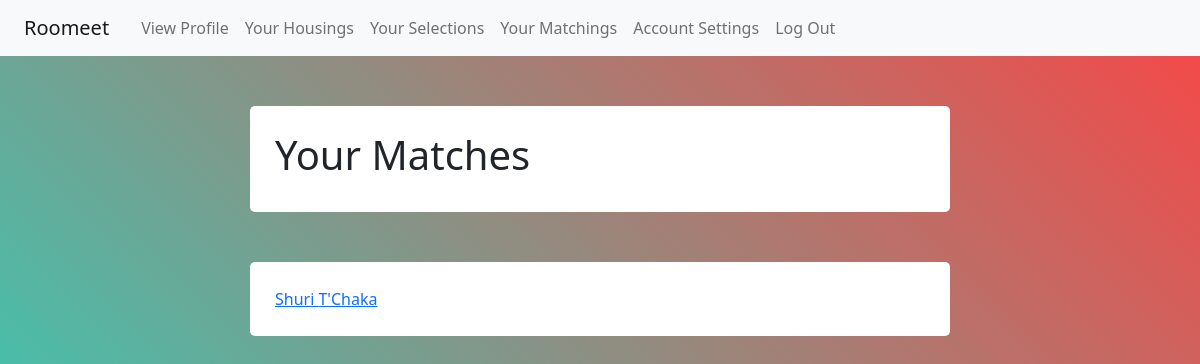
/matches (signed in), run on an earlier commit of the app's database.
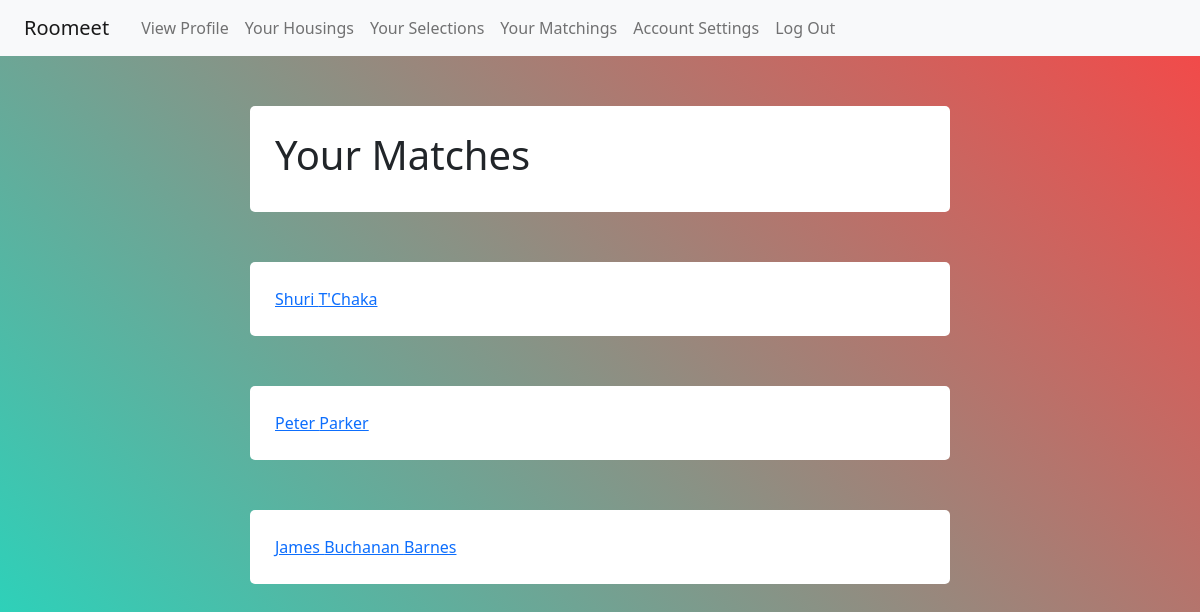
And on a later commit of the database.
### tables this page shows
CREATE TABLE profile (
  user_id INTEGER NOT NULL,

  first_name TEXT NOT NULL,
  middle_name TEXT, 
  last_name TEXT NOT NULL,

  photo BLOB NOT NULL, 

  dob TEXT NOT NULL,

  occupation TEXT NOT NULL,
  description TEXT,

  gender TEXT NOT NULL,
  genderPref TEXT NOT NULL,

  ageMin INTEGER NOT NULL,
  ageMax INTEGER NOT NULL,

  priceMin INTEGER NOT NULL, 
  priceMax INTEGER NOT NULL,

  pets TEXT NOT NULL,

  city TEXT NOT NULL,
  state TEXT NOT NULL,
  zipcode INTEGER NOT NULL,

  looking TEXT NOT NULL, 

  FOREIGN KEY (user_id) REFERENCES user (id)
);

### flaskr/algorithm.py (the view)
@bp.route('/matches')
def matches():
    user_id = session.get('user_id')
    m = get_db().execute(
        'SELECT match_id FROM matchpairing WHERE user_id = ?', (user_id,)
    ).fetchall()
    profile_ids = []
    profiles = []
    for match in m:
        for i in match:
            profile_ids.append(i)
    for i in profile_ids:
        p = get_db().execute(
            'SELECT match_id FROM matchpairing WHERE user_id = ? AND match_id = ?', (i, user_id)
        ).fetchone()
        if p is not None:
            profiles.append(get_profile(i))
    return render_template('algorithm/viewmatches.html', mlist = profiles)

### flaskr/algorithm.py (called while the page is built)
def get_profile(id):
    profile = get_db().execute(
        'SELECT * FROM profile WHERE user_id = ?', (id,)
    ).fetchone()
    if profile is None:
        abort(404, f"Profile doesn't exist. Create a profile.")
    return profile

### flaskr/auth.py (called while the page is built)
@bp.before_app_request
def load_logged_in_user():
    user_id = session.get('user_id')
    if user_id is None:
        g.user = None
    else:
        g.user = get_db().execute(
            'SELECT * FROM user WHERE id = ?', (user_id,)
        ).fetchone()

### flaskr/db.py (called while the page is built)
def get_db():
    if 'db' not in g:
        g.db = sqlite3.connect(
            current_app.config['DATABASE'],
            detect_types=sqlite3.PARSE_DECLTYPES
        )
        g.db.row_factory = sqlite3.Row
    return g.db

### flaskr/templates/algorithm/viewmatches.html (shortened to what this page needs)
{% extends 'base.html' %}
{% block content %}
<div class="boxed">
    <div class="container">
        <div class= "user-details">
            <h1>Your Matches</h1>
        </div>
    </div>
</div>
{% for m in mlist %}
<div class="boxed">
    <div class="container">
        <div class= "user-details">
            <a href="{{ url_for('algorithm.match_profile', profid=(m['user_id'])) }}">{{ m['first_name'] }} {{ m['middle_name'] }} {{ m['last_name'] }}</a>
            <br>
        </div>
    </div>
</div>
{% endfor %}
{% endblock %}

What changed in the data, as far as the page shows it:
now on this page (row unchanged): profile: first_name "Peter", last_name "Parker"
added profile: first_name "James", middle_name "Buchanan", last_name "Barnes"
